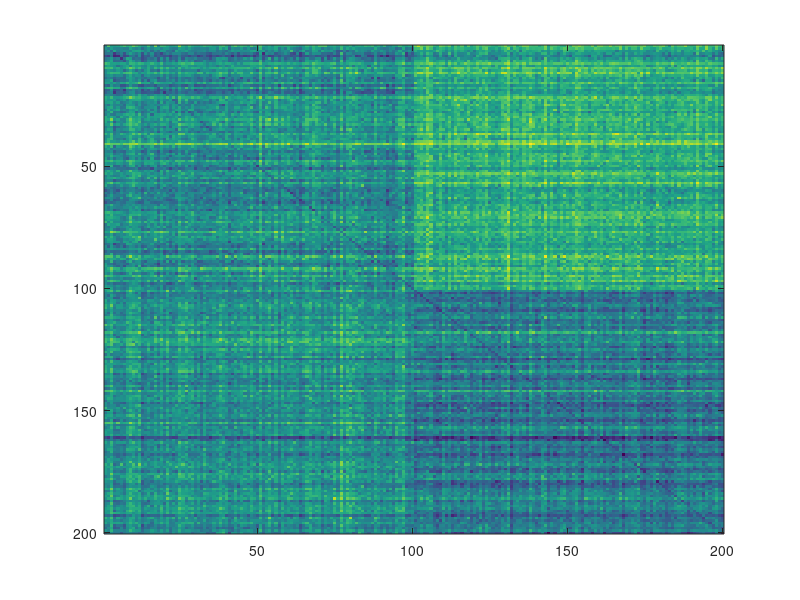

Write MATLAB code to recreate this figure. (Note: this script raises an error after producing the figure.)
close all
clear; 
clc;
seed = 1234; % You can choose any integer value
rng(seed);
addpath("toolbox/crm/");
num_components = 10;

% Define parameters
numItems = 200; % Number of items 
num_itemFeatures = 40;
numContextFeatures = 40; % Number of features unique to the context
num_globalFeatures = 40;
num_Features = num_itemFeatures + numContextFeatures +num_globalFeatures; % Total dimensionality of the multivariate pattern
item_scaling = 0.2;
context_scaling = 2;
context_fidelity = 1;
global_scaling = 1.5;
unique_noise_scaling = 0.7;%0.1;%0.05;
covariance_regularization = 0.005;
projection_scaling = 3.5;

% Generate multivariate context patterns for context 1
A = randn(numContextFeatures/2);
[U,~] = eig((A+A')/2);
covMatA = U*diag(abs(rand(numContextFeatures/2,1)))*U';
mu_A_context = context_scaling.*rand(numContextFeatures/2,1);
% Generate multivariate context patterns for context 2
A = randn(numContextFeatures/2);
[U,~] = eig((A+A')/2);
covMatB = U*diag(abs(rand(numContextFeatures/2,1)))*U';
mu_B_context = context_scaling.*rand(numContextFeatures/2,1);

% sample and concatenate two context vectors
pattern_context_A = cat(2, zeros(numItems/2 , ...
    numContextFeatures/2), mvnrnd(mu_A_context, ...
    covMatA./context_fidelity, numItems/2));
pattern_context_B = cat(2, mvnrnd(mu_B_context, ...
    covMatB./context_fidelity, numItems/2), ...
    zeros(numItems/2 , ...
    numContextFeatures/2));

% Generate multivariate context patterns for global
A = randn(num_globalFeatures);
[U,~] = eig((A+A')/2);
covMatC = U*diag(abs(rand(num_globalFeatures,1)))*U';
mu_global = global_scaling.*rand(num_globalFeatures,1);
pattern_global =  mvnrnd(mu_global, ...
    covMatC, numItems)';

% generate item patterns: 
itemsX = item_scaling.*rand(num_itemFeatures, numItems);



A = randn(num_itemFeatures);
[U,~] = eig((A+A')/2);
Mi = U.*projection_scaling + eye(num_itemFeatures);
% now project all items on the distortion direction.
itemsY = Mi*itemsX ;

A = randn(numContextFeatures);
[U,~] = eig((A+A')/2);
Mc1 = U.*projection_scaling + eye(numContextFeatures);
% now project all items on the distortion direction.
Mc1(:, 1:numContextFeatures/2)= 0;

patternY_context_A = pattern_context_A *Mc1;

A = randn(numContextFeatures);
[U,~] = eig((A+A')/2);
Mc2 = U.*projection_scaling + eye(numContextFeatures);
Mc2(:, numContextFeatures/2+1:end)= 0;
% now project all items on the distortion direction.
patternY_context_B = pattern_context_B *Mc2;


A = randn(num_globalFeatures);
[U,~] = eig((A+A')/2);
Mg = U.*projection_scaling + eye(num_globalFeatures);
% now project all items on the distortion direction.
pattern_global_Y = Mg* pattern_global;



pattern_context = cat(1, pattern_context_A, pattern_context_B)';
pattern_contextY = cat(1, patternY_context_A, patternY_context_B)';


% bring everything together
itemsXinContext = cat(1, itemsX, pattern_context, pattern_global);
itemsYinContext = cat(1, itemsY, pattern_contextY, pattern_global_Y);

% add some noise
itemsXinContext_n = itemsXinContext + ...
    unique_noise_scaling.*rand(size(itemsXinContext));
itemsYinContext_n = itemsYinContext + ...
    unique_noise_scaling.*rand(size(itemsYinContext));

% Calculate the item-by-item correlation matrix
C_items = corr(itemsXinContext_n, itemsYinContext_n);

% Visualize the correlation matrix with labeled axes
figure;
imagesc(1-C_items);
clim([0 1.5]);
colormap(parula(256));
colorbar; % Add a color bar to indicate correlation values
axis on; % Turn on the axis
title('(1 - Correlation) - Multivariate dissimilarity matrix');
% Label the axes
xticks([numItems/4, 3*numItems/4]);
xticklabels({'Class A (context 2)', 'Class B  (context 2)'});
yticks([numItems/4, 3*numItems/4]);
yticklabels({'Class A  (context 1)', 'Class B (context 1)'});

% computing averages
D = 1-C_items;

% Calculate averages
diag_vals = diag(D);
off_diag_vals = D(~eye(size(D)));
top_left_vals = D(1:numItems/2, 1:numItems/2);
top_right_vals = D(numItems/2+1:end, 1:numItems/2);
bottom_right_vals = D(numItems/2+1:end, numItems/2+1:end);
bottom_left_vals = D(1:numItems/2, numItems/2+1:end);

% remove local diagonals
top_left_vals_od = top_left_vals(~eye(size(top_left_vals)));
bottom_right_vals_od = bottom_right_vals(~eye(size(bottom_right_vals)));

class_vals = cat(1, top_left_vals_od, bottom_right_vals_od);
baseline_vals = cat(1, bottom_left_vals, top_right_vals);

% %% PLOTTING Rain Clouds
% Create raincloud plots
figure;
hold on;
h1 = raincloud_plot(diag_vals(:), 'box_on', 1, 'color', hex2rgb('#F35B04'), 'alpha', 0.5, 'box_dodge', 1, 'box_dodge_amount', 0.1, 'dot_dodge_amount', 0.1, 'box_col_match', 0);
h2 = raincloud_plot(class_vals(:), 'box_on', 1, 'color', hex2rgb('#F7B801'), 'alpha', 0.5, 'box_dodge', 1, 'box_dodge_amount', 0.3, 'dot_dodge_amount', 0.3, 'box_col_match', 0);
h3 = raincloud_plot(baseline_vals(:), 'box_on', 1, 'color', hex2rgb('#3D348B'), 'alpha', 0.5, 'box_dodge', 1, 'box_dodge_amount', 0.5, 'dot_dodge_amount', 0.5, 'box_col_match', 0);
% h4 = raincloud_plot(D(:), 'box_on', 1, 'color', hex2rgb('#7678ED'), 'alpha', 0.5, 'box_dodge', 1, 'box_dodge_amount', 0.7, 'dot_dodge_amount', 0.7, 'box_col_match', 0);
xlim([0 2]);
% Set the legend
legend([h1{1}, h2{1}, h3{1}], {'Item', 'Class', 'Baseline'}, ...
       'FontName', 'Helvetica', 'FontSize', 16, 'Box', 'off', 'Location', 'northwest');

% Customize the plot
% ylim([-3 6]);
xlabel('Multivariate distance (1-correlation)', 'FontName', 'Helvetica', 'FontSize', 16);
set(gca, 'YColor', 'none');
set(gca, 'FontName', 'Helvetica', 'FontSize', 16);

disp(['p-class: ' num2str(numel(find(baseline_vals < mean(class_vals)))/numel(find(baseline_vals))) ])

disp(['p-item: ' num2str(numel(find(class_vals < mean(diag_vals)))/numel(find(class_vals))) ])
%% maximize on item similarity

% Feature-by-feature Cxy computations
Cxy =  (itemsXinContext_n*itemsYinContext_n')./numItems;

% Cxx and Cyy computations
Cxx = cov(itemsXinContext_n');
Cyy = cov(itemsYinContext_n');

itemsX_contextA = itemsXinContext_n(:,1:numItems/2);
itemsX_contextB = itemsXinContext_n(:,numItems/2+1:end);

itemsY_contextA = itemsYinContext_n(:,1:numItems/2);
itemsY_contextB = itemsYinContext_n(:,numItems/2+1:end);
% 
% Dxy = zeros(size(Cxy));
% 
% for item_idx1 = 1: numItems/2
%         Dxy = Dxy + repmat(itemsX_contextA(:, item_idx1), [1, numItems/2-1])*...
%             itemsY_contextA(:, [1:item_idx1-1,item_idx1+1:numItems/2])';
% end
% 
% for item_idx1 = 1: numItems/2
%         Dxy = Dxy + repmat(itemsX_contextB(:, item_idx1), [1, numItems/2-1])*...
%             itemsY_contextB(:, [1:item_idx1-1,item_idx1+1:numItems/2])';
% end
% Dxy = Dxy./((numItems/2-1)*(numItems/2-1));
% 
% % use parCCA
% itemsXctxFree = [];
% itemsYctxFree = [];
% for ff = 1 : num_components
%     [w_x, w_y, lbd3i] = compute_weights(Cxx, Cyy, Cxy, Dxy, ff, covariance_regularization);
%     itemsXctxFree = cat(1, itemsXctxFree, real(w_x'*itemsXinContext_n));
%     itemsYctxFree =  cat(1,itemsYctxFree, real(itemsYinContext_n' * w_y)');
% 
% end

%


Dxy = zeros(size(Cxy));

for item_idx1 = 1: numItems/2
        Dxy = Dxy + repmat(itemsX_contextA(:, item_idx1), [1, numItems/2-1])*...
            itemsY_contextA(:, [1:item_idx1-1,item_idx1+1:numItems/2])';
        % new: average patterns is better than average of correlations!
        % Dxy = Dxy + itemsX_contextA(:, item_idx1)*...
        %     mean(itemsY_contextA(:, [1:item_idx1-1,item_idx1+1:numItems/2])');
      
end

for item_idx1 = 1: numItems/2
        Dxy = Dxy + repmat(itemsX_contextB(:, item_idx1), [1, numItems/2-1])*...
            itemsY_contextB(:, [1:item_idx1-1,item_idx1+1:numItems/2])';
         % Dxy = Dxy + itemsX_contextB(:, item_idx1)*...
         %    mean(itemsY_contextB(:, [1:item_idx1-1,item_idx1+1:numItems/2])');
end
Dxy = Dxy./((numItems/2-1)*(numItems/2-1));
% Dxy = Dxy./numItems;
% use parCCA
itemsXctxFree = [];
itemsYctxFree = [];
for ff = 1 : num_components
    [w_x, w_y, lbd3i] = compute_weights(Cxx, Cyy, Cxy, Dxy, ff, covariance_regularization);
    itemsXctxFree = cat(1, itemsXctxFree, real(w_x'*itemsXinContext_n));
    itemsYctxFree =  cat(1,itemsYctxFree, real(itemsYinContext_n' * w_y)');

end
%



C_items = corr((itemsXctxFree), (itemsYctxFree));
D = 1-C_items;

% Visualize the correlation matrix with labeled axes
figure;
subplot(211)
subplot(211)
imagesc((D)); colorbar;
% Label the axes
xticks([numItems/4, 3*numItems/4]);
xticklabels({'Class A (context 2)', 'Class B  (context 2)'});
yticks([numItems/4, 3*numItems/4]);
yticklabels({'Class A  (context 1)', 'Class B (context 1)'});

caxis([0 1.5]);
subplot(212)
plot(zscore(itemsXctxFree(1,:)))
hold on;
plot(zscore(itemsYctxFree(1,:)))
% plotting averages 
% Calculate averages
diag_vals = diag(D);
off_diag_vals = D(~eye(size(D)));
top_left_vals = D(1:numItems/2, 1:numItems/2);
top_right_vals = D(numItems/2+1:end, 1:numItems/2);
bottom_right_vals = D(numItems/2+1:end, numItems/2+1:end);
bottom_left_vals = D(1:numItems/2, numItems/2+1:end);
ylim([-5 5]);


% Get the size of the figure
fig_position = get(gcf, 'Position');
set(gcf, 'Position', [fig_position(1), fig_position(2), 350, 550]);

% remove local diagonals
top_left_vals_od = top_left_vals(~eye(size(top_left_vals)));
bottom_right_vals_od = bottom_right_vals(~eye(size(bottom_right_vals)));

class_vals = cat(1, top_left_vals_od, bottom_right_vals_od);
baseline_vals = cat(1, bottom_left_vals, top_right_vals);

% PLOTTING Rain Clouds
% Create raincloud plots
figure;
hold on;
subplot(211);
h1 = raincloud_plot(diag_vals(:), 'box_on', 1, 'color', hex2rgb('#F35B04'), 'alpha', 0.5, 'box_dodge', 1, 'box_dodge_amount', 0.1, 'dot_dodge_amount', 0.1, 'box_col_match', 0);
h2 = raincloud_plot(class_vals(:), 'box_on', 1, 'color', hex2rgb('#F7B801'), 'alpha', 0.5, 'box_dodge', 1, 'box_dodge_amount', 0.3, 'dot_dodge_amount', 0.3, 'box_col_match', 0);
h3 = raincloud_plot(baseline_vals(:), 'box_on', 1, 'color', hex2rgb('#3D348B'), 'alpha', 0.5, 'box_dodge', 1, 'box_dodge_amount', 0.5, 'dot_dodge_amount', 0.5, 'box_col_match', 0);

xlim([-0.02 0.2])
subplot(212);
% Set the legend
legend([h1{1}], {'Item'}, ...
       'FontName', 'Helvetica', 'FontSize', 16, 'Box', 'off', 'Location', 'northeast');
xlabel('Distance', 'FontName', 'Helvetica', 'FontSize', 16);
set(gca, 'YColor', 'none');

% xlim([-0.0005 0.002]);
%
subplot(212);
yyaxis left
h1 = raincloud_plot(diag_vals(:), 'box_on', 1, 'color', hex2rgb('#F35B04'), 'alpha', 0.5, 'box_dodge', 1, 'box_dodge_amount', 0.1, 'dot_dodge_amount', 0.1, 'box_col_match', 0);
yyaxis right
h2 = raincloud_plot(class_vals(:), 'box_on', 1, 'color', hex2rgb('#F7B801'), 'alpha', 0.5, 'box_dodge', 1, 'box_dodge_amount', 0.3, 'dot_dodge_amount', 0.3, 'box_col_match', 0);
h3 = raincloud_plot(baseline_vals(:), 'box_on', 1, 'color', hex2rgb('#3D348B'), 'alpha', 0.5, 'box_dodge', 1, 'box_dodge_amount', 0.5, 'dot_dodge_amount', 0.5, 'box_col_match', 0);
% h4 = raincloud_plot(D(:), 'box_on', 1, 'color', hex2rgb('#7678ED'), 'alpha', 0.5, 'box_dodge', 1, 'box_dodge_amount', 0.7, 'dot_dodge_amount', 0.7, 'box_col_match', 0);

% Set the legend
legend([h1{1}, h2{1}, h3{1}], {'Item', 'Class', 'Baseline'}, ...
       'FontName', 'Helvetica', 'FontSize', 16, 'Box', 'off', 'Location', 'northeast');

% Customize the plot
% ylim([-3 6]);
xlabel('Distance', 'FontName', 'Helvetica', 'FontSize', 16);
set(gca, 'YColor', 'none');
set(gca, 'FontName', 'Helvetica', 'FontSize', 16);

% set(gca, 'XTickLabel', get(gca, 'XTickLabel'), 'FontName', 'Helvetica', 'FontSize', 16);
% xlim([-1 3])

% p-value calculation

disp(['p-class: ' num2str(numel(find(baseline_vals < mean(class_vals)))/numel(find(baseline_vals))) ])

disp(['p-item: ' num2str(numel(find(class_vals < mean(diag_vals)))/numel(find(class_vals))) ])
%% now maximize on context similarity


% 
% Cxy = zeros(size(Cxy));
% 
% for item_idx1 = 1: numItems/2
%         Cxy = Cxy + repmat(itemsX_contextA(:, item_idx1), [1, numItems/2-1])*...
%             itemsY_contextA(:, [1:item_idx1-1,item_idx1+1:numItems/2])';
% end
% 
% for item_idx1 = 1: numItems/2
%         Cxy = Cxy + repmat(itemsX_contextB(:, item_idx1), [1, numItems/2-1])*...
%             itemsY_contextB(:, [1:item_idx1-1,item_idx1+1:numItems/2])';
% end
% Cxy = Cxy./((numItems/2-1)*(numItems/2-1));
% 

Cxy = ((mean(itemsX_contextA,2)*mean(itemsY_contextA,2)')...
    + (mean(itemsX_contextB,2)*mean(itemsY_contextB,2)'))./2

% Dxy = zeros(size(Cxy));
% 
% for item_idx1 = 1: numItems/2
%         Dxy = Dxy + repmat(itemsX_contextA(:, item_idx1), [1, numItems/2])*...
%             itemsY_contextB';
% end
% 
% for item_idx1 = 1: numItems/2
%          Dxy = Dxy + repmat(itemsX_contextB(:, item_idx1), [1, numItems/2])*...
%             itemsY_contextA';
% end
% Dxy = Dxy./((numItems/2)*(numItems/2));

Dxy = ((mean(itemsX_contextA,2)*mean(itemsY_contextB,2)')...
    + (mean(itemsX_contextB,2)*mean(itemsY_contextA,2)'))./2;

% % use parCCA
itemsXctxMax = [];
itemsYctxMax = [];
for ff = 1 : num_components
    [w_x, w_y, lbd3i] = compute_weights(Cxx, Cyy, Cxy, Dxy, ff, covariance_regularization);
    itemsXctxMax = cat(1, itemsXctxMax, real(w_x'*itemsXinContext_n));
    itemsYctxMax =  cat(1,itemsYctxMax, real(itemsYinContext_n' * w_y)');

end


%

% C_items = corr((itemsXctxMax-mean(itemsXctxMax,1)), (itemsYctxMax-mean(itemsYctxMax,1)));
C_items = corr((itemsXctxMax), (itemsYctxMax));

D = 1-C_items;


%
figure;
subplot(211)
imagesc((D));
caxis([0 1.5]);
colorbar;
subplot(212)
plot(zscore(itemsXctxMax(1,:)))
hold on;
plot(zscore(itemsYctxMax(1,:)));
ylim([-3 3]);
% Get the size of the figure
fig_position = get(gcf, 'Position');
set(gcf, 'Position', [fig_position(1), fig_position(2), 350, 550]);
%
figure;
diag_vals = diag(D);
off_diag_vals = D(~eye(size(D)));
top_left_vals = D(1:numItems/2, 1:numItems/2);
top_right_vals = D(numItems/2+1:end, 1:numItems/2);
bottom_right_vals = D(numItems/2+1:end, numItems/2+1:end);
bottom_left_vals = D(1:numItems/2, numItems/2+1:end);

% remove local diagonals
top_left_vals_od = top_left_vals(~eye(size(top_left_vals)));
bottom_right_vals_od = bottom_right_vals(~eye(size(bottom_right_vals)));

class_vals = cat(1, top_left_vals_od, bottom_right_vals_od);
baseline_vals = cat(1, bottom_left_vals, top_right_vals);
%
% Visualize the correlation matrix with labeled axes

h1 = raincloud_plot(diag_vals(:), 'box_on', 1, 'color', hex2rgb('#F35B04'), 'alpha', 0.5, 'box_dodge', 1, 'box_dodge_amount', 0.1, 'dot_dodge_amount', 0.1, 'box_col_match', 0);
yyaxis right
h2 = raincloud_plot(class_vals(:), 'box_on', 1, 'color', hex2rgb('#F7B801'), 'alpha', 0.5, 'box_dodge', 1, 'box_dodge_amount', 0.3, 'dot_dodge_amount', 0.3, 'box_col_match', 0);
h3 = raincloud_plot(baseline_vals(:), 'box_on', 1, 'color', hex2rgb('#3D348B'), 'alpha', 0.5, 'box_dodge', 1, 'box_dodge_amount', 0.5, 'dot_dodge_amount', 0.5, 'box_col_match', 0);
% h4 = raincloud_plot(D(:), 'box_on', 1, 'color', hex2rgb('#7678ED'), 'alpha', 0.5, 'box_dodge', 1, 'box_dodge_amount', 0.7, 'dot_dodge_amount', 0.7, 'box_col_match', 0);

% Set the legend
legend([h1{1}, h2{1}, h3{1}], {'Item', 'Class', 'Baseline'}, ...
       'FontName', 'Helvetica', 'FontSize', 16, 'Box', 'off', 'Location', 'northeast');

xlabel('Distance', 'FontName', 'Helvetica', 'FontSize', 16);
set(gca, 'YColor', 'none');
% set(gca, 'XTickLabel', get(gca, 'XTickLabel'), 'FontName', 'Helvetica', 'FontSize', 16);
% xlim([-1 3])
disp(['p-class: ' num2str(numel(find(baseline_vals < mean(class_vals)))/numel(find(baseline_vals))) ])

disp(['p-item: ' num2str(numel(find(class_vals < mean(diag_vals)))/numel(find(class_vals))) ])